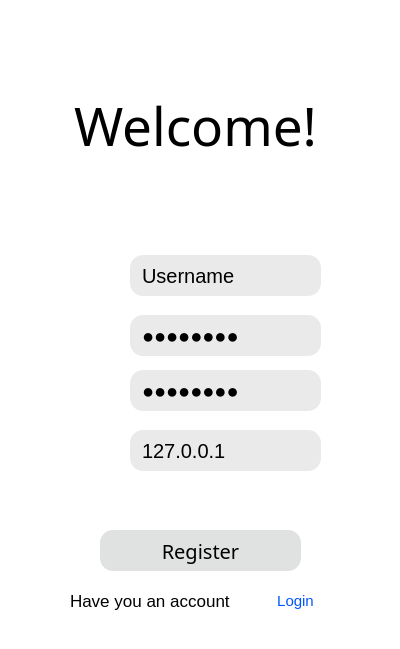
<?xml version="1.0" encoding="UTF-8"?>
<ui version="4.0">
 <class>Register</class>
 <widget class="QWidget" name="Register">
  <property name="geometry">
   <rect>
    <x>0</x>
    <y>0</y>
    <width>400</width>
    <height>649</height>
   </rect>
  </property>
  <property name="windowTitle">
   <string>Form</string>
  </property>
  <property name="styleSheet">
   <string notr="true">background-color: rgb(255, 255, 255);</string>
  </property>
  <widget class="QLabel" name="label_2">
   <property name="geometry">
    <rect>
     <x>70</x>
     <y>318</y>
     <width>41</width>
     <height>31</height>
    </rect>
   </property>
   <property name="font">
    <font>
     <pointsize>16</pointsize>
    </font>
   </property>
   <property name="styleSheet">
    <string notr="true">border-image: url(:/password);</string>
   </property>
   <property name="text">
    <string/>
   </property>
  </widget>
  <widget class="QLabel" name="label">
   <property name="geometry">
    <rect>
     <x>70</x>
     <y>255</y>
     <width>41</width>
     <height>41</height>
    </rect>
   </property>
   <property name="font">
    <font>
     <pointsize>16</pointsize>
    </font>
   </property>
   <property name="styleSheet">
    <string notr="true">border-image: url(:/user);</string>
   </property>
   <property name="text">
    <string/>
   </property>
  </widget>
  <widget class="QLabel" name="label_5">
   <property name="geometry">
    <rect>
     <x>30</x>
     <y>220</y>
     <width>341</width>
     <height>16</height>
    </rect>
   </property>
   <property name="styleSheet">
    <string notr="true">border-image: url(:/diff);</string>
   </property>
   <property name="text">
    <string/>
   </property>
  </widget>
  <widget class="QPushButton" name="buttonRegister">
   <property name="geometry">
    <rect>
     <x>100</x>
     <y>530</y>
     <width>201</width>
     <height>41</height>
    </rect>
   </property>
   <property name="font">
    <font>
     <family>Gadugi</family>
     <pointsize>14</pointsize>
     <weight>50</weight>
     <italic>false</italic>
     <bold>false</bold>
    </font>
   </property>
   <property name="styleSheet">
    <string notr="true">#buttonRegister{
border-radius: 13px;
border-width: 3px;
background-color: rgb(224, 226, 226);
text-align: center;
font-size: 20px;
font: 14pt &quot;Gadugi&quot;;
padding-left: 10px;
padding-right: 10px;
}
#buttonRegister:hover{
background-color: rgb(244, 244, 244);
}</string>
   </property>
   <property name="text">
    <string>Register</string>
   </property>
  </widget>
  <widget class="QPushButton" name="buttonLogin">
   <property name="geometry">
    <rect>
     <x>260</x>
     <y>580</y>
     <width>71</width>
     <height>41</height>
    </rect>
   </property>
   <property name="font">
    <font>
     <pointsize>11</pointsize>
    </font>
   </property>
   <property name="styleSheet">
    <string notr="true">#buttonLogin{
color: rgb(0, 85, 255);
background-color: rgb(255, 255, 255);
border: none;
}
#buttonLogin:hover{
color: rgb(0,0,255);
}</string>
   </property>
   <property name="text">
    <string>Login</string>
   </property>
  </widget>
  <widget class="QLineEdit" name="editUsername">
   <property name="geometry">
    <rect>
     <x>130</x>
     <y>255</y>
     <width>191</width>
     <height>41</height>
    </rect>
   </property>
   <property name="styleSheet">
    <string notr="true">border-radius: 13px;
background-color: rgb(234, 234, 234);
text-align: center;
font-size: 20px;
font: 14pt &quot;Gadugi&quot;;
padding-left: 10px;
padding-right: 10px;</string>
   </property>
   <property name="text">
    <string>Username</string>
   </property>
  </widget>
  <widget class="QLabel" name="label_3">
   <property name="geometry">
    <rect>
     <x>75</x>
     <y>435</y>
     <width>31</width>
     <height>31</height>
    </rect>
   </property>
   <property name="font">
    <font>
     <pointsize>16</pointsize>
    </font>
   </property>
   <property name="styleSheet">
    <string notr="true">border-image: url(:/server);</string>
   </property>
   <property name="text">
    <string/>
   </property>
  </widget>
  <widget class="QLabel" name="label_6">
   <property name="geometry">
    <rect>
     <x>30</x>
     <y>490</y>
     <width>341</width>
     <height>16</height>
    </rect>
   </property>
   <property name="styleSheet">
    <string notr="true">border-image: url(:/diff);</string>
   </property>
   <property name="text">
    <string/>
   </property>
  </widget>
  <widget class="QLabel" name="label_4">
   <property name="geometry">
    <rect>
     <x>60</x>
     <y>70</y>
     <width>271</width>
     <height>111</height>
    </rect>
   </property>
   <property name="font">
    <font>
     <family>Segoe UI Black</family>
     <pointsize>40</pointsize>
     <weight>10</weight>
     <italic>false</italic>
     <bold>false</bold>
    </font>
   </property>
   <property name="styleSheet">
    <string notr="true">font: 87 40pt &quot;Segoe UI Black&quot;;</string>
   </property>
   <property name="text">
    <string>Welcome!</string>
   </property>
   <property name="textFormat">
    <enum>Qt::AutoText</enum>
   </property>
   <property name="alignment">
    <set>Qt::AlignCenter</set>
   </property>
  </widget>
  <widget class="QLineEdit" name="editPassword">
   <property name="geometry">
    <rect>
     <x>130</x>
     <y>315</y>
     <width>191</width>
     <height>41</height>
    </rect>
   </property>
   <property name="styleSheet">
    <string notr="true">border-radius: 13px;
background-color: rgb(234, 234, 234);
text-align: center;
font-size: 20px;
font: 14pt &quot;Gadugi&quot;;
padding-left: 10px;
padding-right: 10px;</string>
   </property>
   <property name="text">
    <string>Password</string>
   </property>
   <property name="echoMode">
    <enum>QLineEdit::Password</enum>
   </property>
  </widget>
  <widget class="QLabel" name="label_7">
   <property name="geometry">
    <rect>
     <x>70</x>
     <y>590</y>
     <width>171</width>
     <height>21</height>
    </rect>
   </property>
   <property name="font">
    <font>
     <pointsize>13</pointsize>
    </font>
   </property>
   <property name="text">
    <string>Have you an account</string>
   </property>
  </widget>
  <widget class="QLineEdit" name="editServerIp">
   <property name="enabled">
    <bool>true</bool>
   </property>
   <property name="geometry">
    <rect>
     <x>130</x>
     <y>430</y>
     <width>191</width>
     <height>41</height>
    </rect>
   </property>
   <property name="styleSheet">
    <string notr="true">border-radius: 13px;
background-color: rgb(234, 234, 234);
text-align: center;
font-size: 20px;
font: 14pt &quot;Gadugi&quot;;
padding-left: 10px;
padding-right: 10px;</string>
   </property>
   <property name="text">
    <string>127.0.0.1</string>
   </property>
   <property name="echoMode">
    <enum>QLineEdit::Normal</enum>
   </property>
  </widget>
  <widget class="QLabel" name="label_8">
   <property name="geometry">
    <rect>
     <x>70</x>
     <y>370</y>
     <width>41</width>
     <height>31</height>
    </rect>
   </property>
   <property name="font">
    <font>
     <pointsize>16</pointsize>
    </font>
   </property>
   <property name="styleSheet">
    <string notr="true">border-image: url(:/password);</string>
   </property>
   <property name="text">
    <string/>
   </property>
  </widget>
  <widget class="QLineEdit" name="editConfirm">
   <property name="geometry">
    <rect>
     <x>130</x>
     <y>370</y>
     <width>191</width>
     <height>41</height>
    </rect>
   </property>
   <property name="styleSheet">
    <string notr="true">border-radius: 13px;
background-color: rgb(234, 234, 234);
text-align: center;
font-size: 20px;
font: 14pt &quot;Gadugi&quot;;
padding-left: 10px;
padding-right: 10px;</string>
   </property>
   <property name="text">
    <string>Password</string>
   </property>
   <property name="echoMode">
    <enum>QLineEdit::Password</enum>
   </property>
  </widget>
 </widget>
 <resources/>
 <connections/>
</ui>
